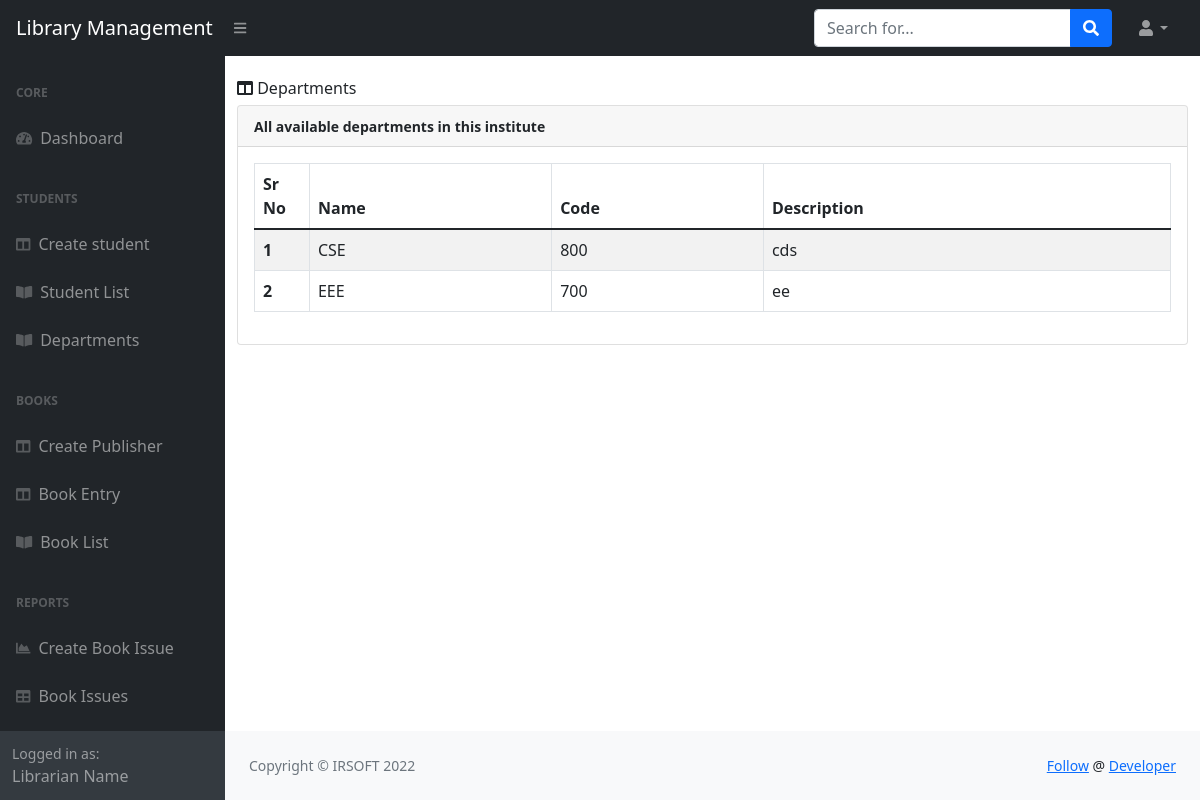
/students/departments/list/, run on an earlier commit of the app's database.
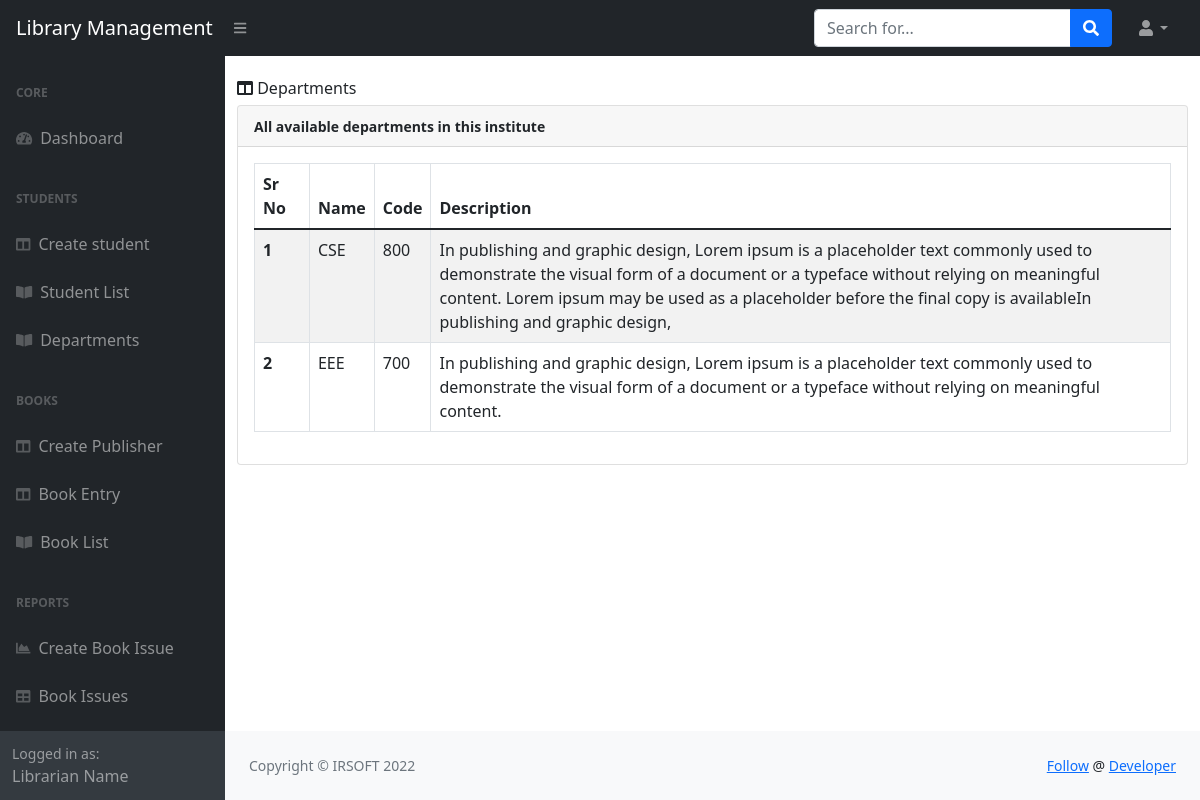
And on a later commit of the database.
### students/models.py (models this page shows, shortened)
class Department(models.Model):
    name = models.CharField(max_length=100)
    code = models.CharField(max_length=50)
    description = models.TextField(max_length=600)
    class Meta:
        verbose_name_plural = 'departments'

### students/views.py (the view)
# urls.py: path('departments/list/', departments, name='department_list')
def departments(request):
    context = {}
    departments = Department.objects.all()
    context['departments'] = departments
    return render(request, 'students/departments.html', context)

### templates/students/departments.html
{% extends 'base.html' %}
{% block content %}
<div class="container">
    <div class="col-md-4" style="text-align:left; padding-top:20px;padding-bottom:5px;">
      <i class="fas fa-columns"></i>
      Departments
    </div>
    <div class="card text-center">
      <div class="card-header"  style="text-align:left;">
          <small><b>All available departments in this institute</b></small>
      </div>
      <div class="card-body"  style="text-align:left;">
          <table class="table table-bordered table-striped">
              <thead>
                <tr>
                  <th scope="col">Sr No</th>
                  <th scope="col">Name</th>
                  <th scope="col">Code</th>
                  <th scope="col">Description</th>
                </tr>
              </thead>
              <tbody>
              {% for department in departments %}
                <tr>
                  <th style="width:6%;" scope="row">{{ forloop.counter }}</th>
                  <td>{{ department.name }}</td>
                  <td>{{ department.code }}</td>
                  <td>{{ department.description }}</td>
                </tr>
              {% endfor %}
              </tbody>
          </table>
      </div>
    </div>
</div>
{% endblock content %}

What changed in the data, as far as the page shows it:
changed Department "CSE": description "cds" → "In publishing and graphic design, Lorem ipsum is a placeholder text commonly used to demonstrate the visual form of a document or a typeface without relying on meaningful content. Lorem ipsum may be used as a placeholder before the final copy is availableIn publishing and graphic design,"
changed Department "EEE": description "ee" → "In publishing and graphic design, Lorem ipsum is a placeholder text commonly used to demonstrate the visual form of a document or a typeface without relying on meaningful content."
